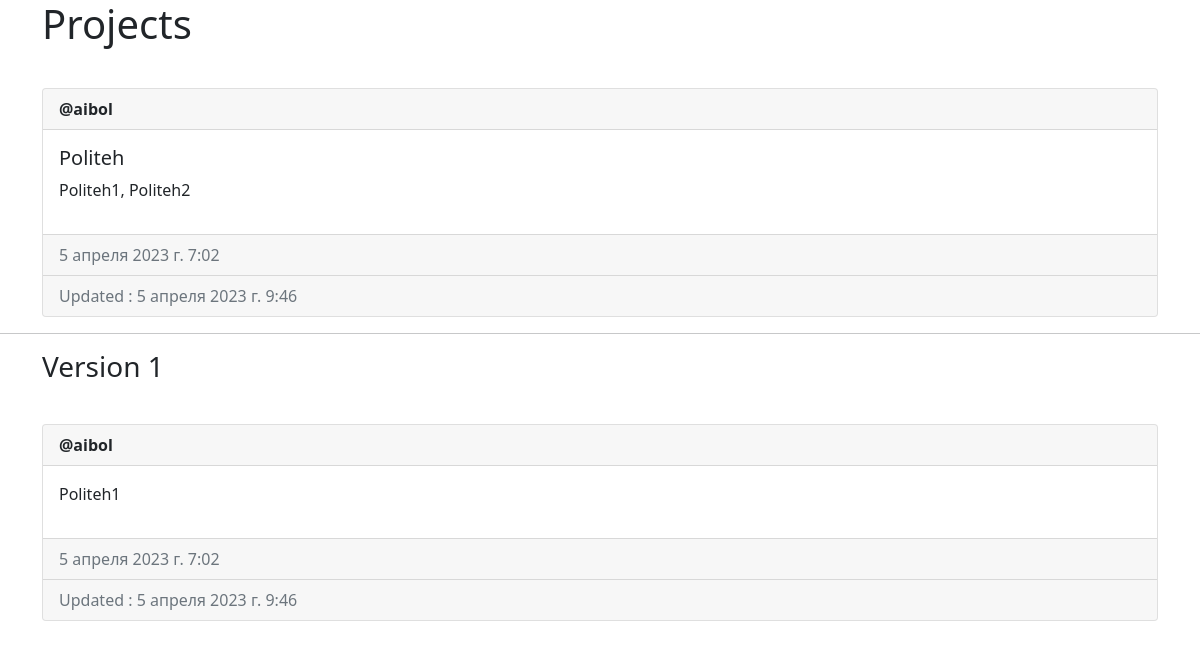
The app's page /project/23, older data.
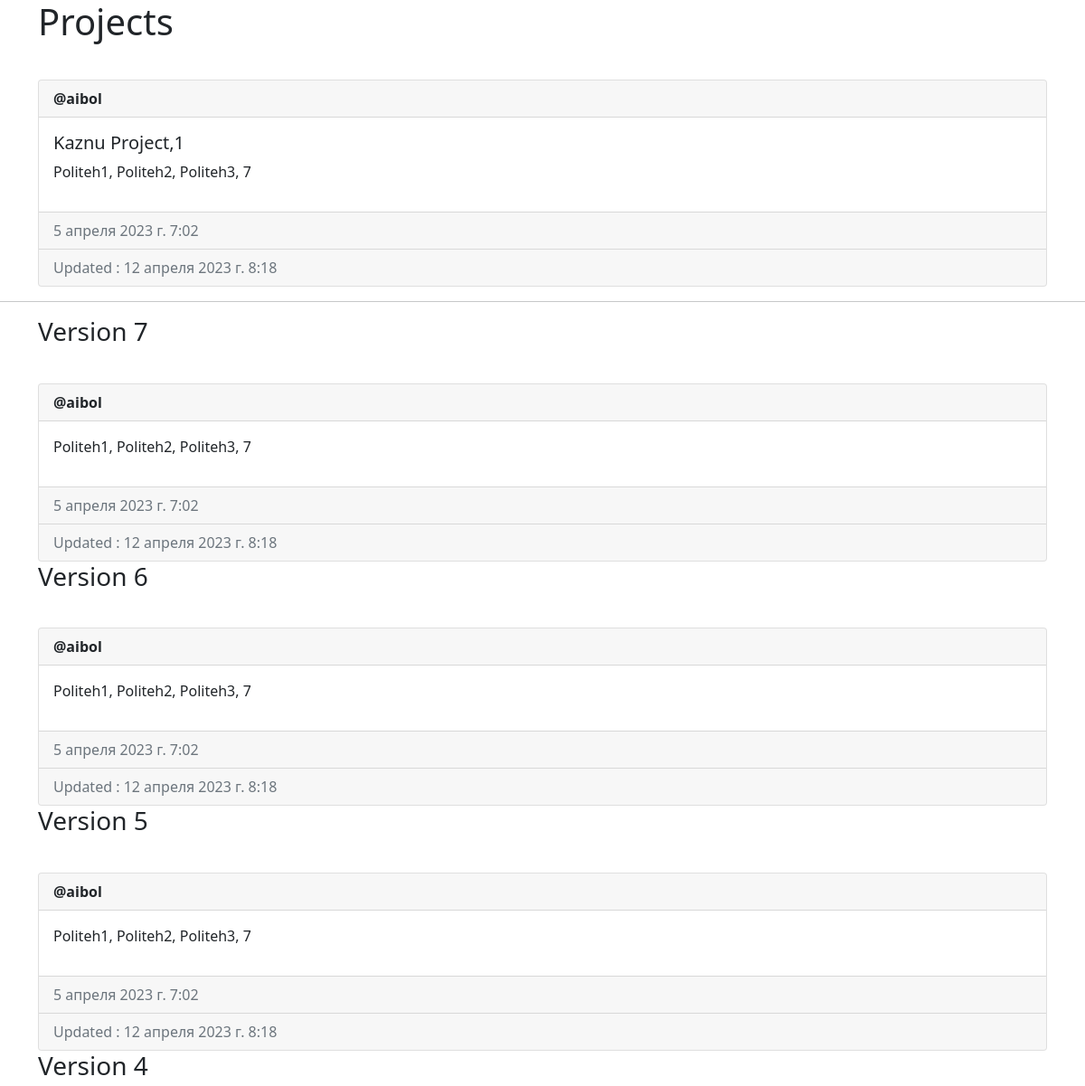
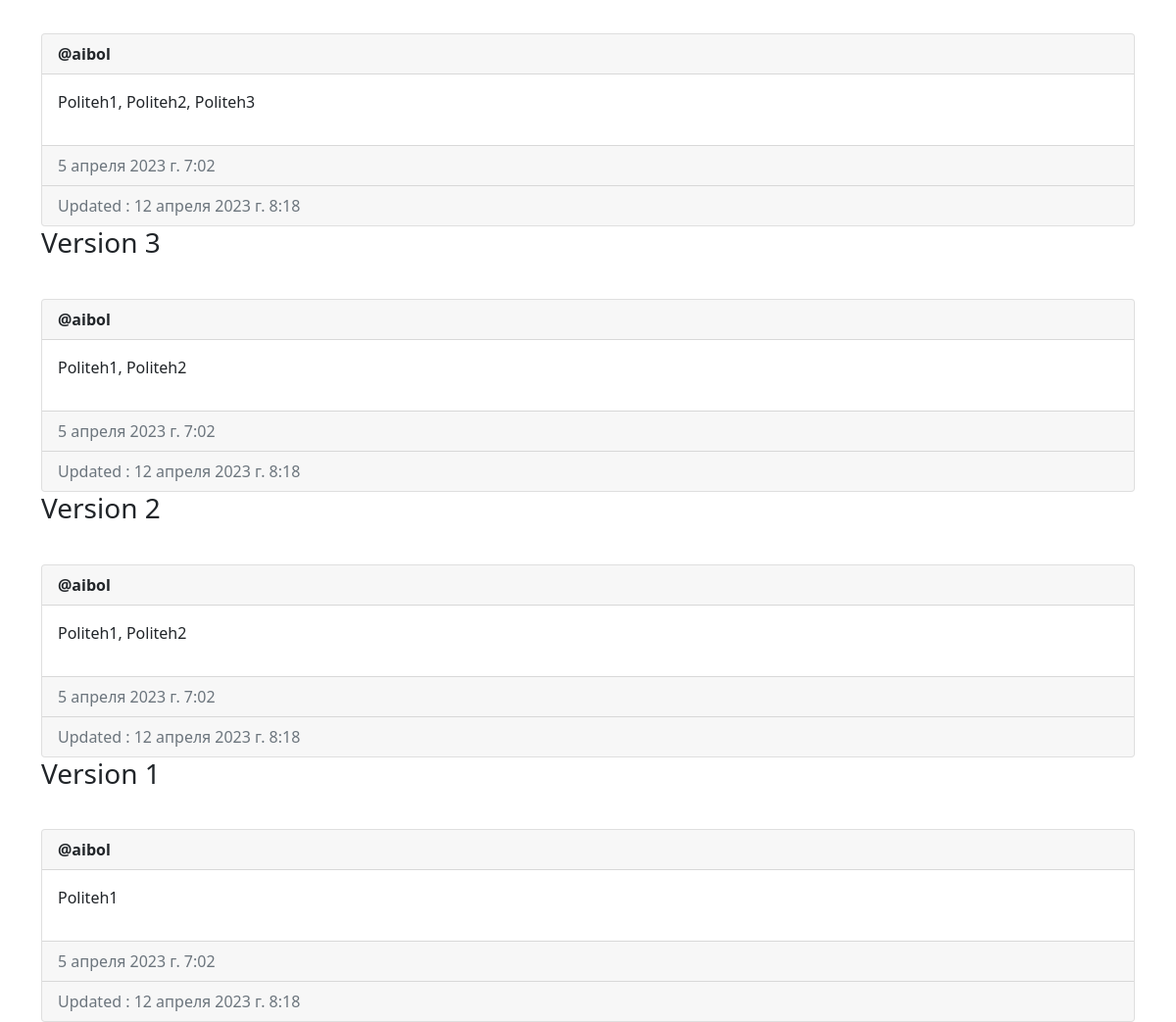
The same page, newer data (2 pictures, top to bottom).
### account/models.py (models this page shows, shortened)
class Post(models.Model):
    author = models.ForeignKey(User, on_delete=models.CASCADE)
    title = models.CharField(max_length=200)
    description = models.TextField()
    created_at=models.DateTimeField(auto_now_add=True)
    updated_at=models.DateTimeField(auto_now=True)

class Version(models.Model):
    post = models.ForeignKey(Post, on_delete=models.CASCADE,related_name='versions')
    version_number = models.IntegerField()
    description = models.TextField()
    title = models.CharField(max_length=200, default='Untitled')
    updated_at=models.DateTimeField(auto_now=True)
    timestamp = models.DateTimeField(auto_now_add=True)
    class Meta:
        ordering = ['-timestamp']

### account/views.py (the view)
# urls.py: path('project/<int:id>', view_post, name='project_view'),
def view_post(request, id):
    get_post=Post.objects.get(id=id)
    post = get_object_or_404(Post, id=id)
    versions = post.versions.order_by('-timestamp')
    return render(request, 'project.html', {'post': post, 'versions': versions})

### templates/project.html (shortened to what this page needs)
{% extends 'base.html' %}
{% block content %}
<div class="container">
    <h1>Projects</h1>
    <div class="card mt-2 down-div">
        <div class="card-header"><strong>@{{post.author.username}}</strong></div>
        <div class="card-body d-flex flex-row justify-content-between">
            <div>
                <h5 class="card-title">{{post.title}}</h5>
                <p>{{post.description}}</p>
            </div>
        </div>
        <div class="card-footer text-muted">
            {{post.created_at}}
        </div>
        <div class="card-footer text-muted">
            <span>Updated :</span> {{post.updated_at}}
        </div>
    </div>
</div>
<hr>
{% for version in versions %}
<div class="container">
    <h3>Version {{ version.version_number }}</h3>
    <div class="card mt-2 down-div">
        <div class="card-header"><strong>@{{post.author.username}}</strong></div>
        <div class="card-body d-flex flex-row justify-content-between">
            <div>
                {% with i=0 %}
                <p>{{version.description}}</p>
               {% endwith %}
            </div>
        </div>
        <div class="card-footer text-muted">
            {{post.created_at}}
        </div>
        <div class="card-footer text-muted">
            <span>Updated :</span> {{post.updated_at}}
        </div>
    </div>
</div>
{% endfor %}
{% endblock %}

### templates/base.html (shortened to what this page needs)
<!DOCTYPE html>
<html lang="en">
    {% load static %}
<head>
    <link href="https://cdn.jsdelivr.net/npm/bootstrap@5.1.3/dist/css/bootstrap.min.css" rel="stylesheet">
</head>
<body>
    {% block content %}
    {% endblock %}
</body>
</html>

### templates/project.html (style rules this page uses)
.mt-2 { margin-top: 2.5rem !important; }

Row changes from the older to the newer data that the page shows:
changed Post "aibol": title "Politeh" → "Kaznu Project,1"; description "Politeh1, Politeh2" → "Politeh1, Politeh2, Politeh3, 7"; updated_at "5 апреля 2023 г. 9:46" → "12 апреля 2023 г. 8:18"
added Version: version_number "7", {{ post.author.username }} "aibol", description "Politeh1, Politeh2, Politeh3, 7", {{ post.created_at }} "5 апреля 2023 г. 7:02", {{ post.updated_at }} "12 апреля 2023 г. 8:18"
added Version: version_number "6", {{ post.author.username }} "aibol", description "Politeh1, Politeh2, Politeh3, 7", {{ post.created_at }} "5 апреля 2023 г. 7:02", {{ post.updated_at }} "12 апреля 2023 г. 8:18"
added Version: version_number "5", {{ post.author.username }} "aibol", description "Politeh1, Politeh2, Politeh3, 7", {{ post.created_at }} "5 апреля 2023 г. 7:02", {{ post.updated_at }} "12 апреля 2023 г. 8:18"
added Version: version_number "4", {{ post.author.username }} "aibol", description "Politeh1, Politeh2, Politeh3", {{ post.created_at }} "5 апреля 2023 г. 7:02", {{ post.updated_at }} "12 апреля 2023 г. 8:18"
added Version: version_number "3", {{ post.author.username }} "aibol", description "Politeh1, Politeh2", {{ post.created_at }} "5 апреля 2023 г. 7:02", {{ post.updated_at }} "12 апреля 2023 г. 8:18"
added Version: version_number "2", {{ post.author.username }} "aibol", description "Politeh1, Politeh2", {{ post.created_at }} "5 апреля 2023 г. 7:02", {{ post.updated_at }} "12 апреля 2023 г. 8:18"
